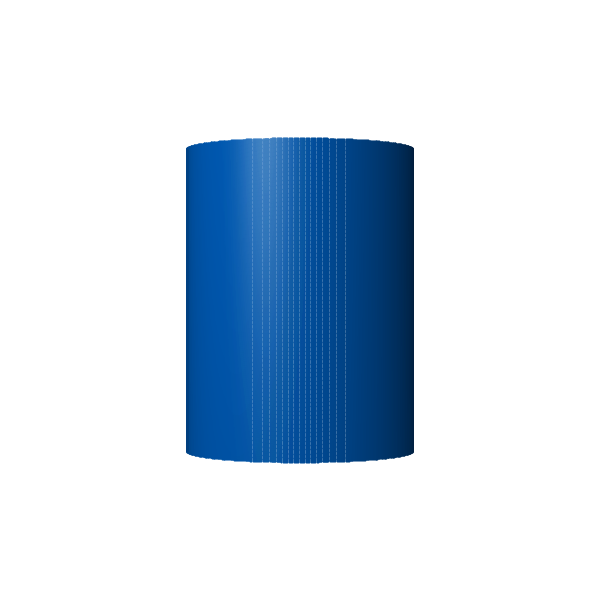
Frame 1 (no input)
Frame 2 (the mouse pressed at the canvas centre, redrawn once): identical to frame 1, image omitted

The Processing sketch that drew this single still picture (run headless with seeded random() and noise(); the mouse was pressed at the canvas centre and the sketch redrawn once):

// Processing sketch: processing_63497
// ── processing_63497.pde

//円柱の半径
float r = 150;
//円柱の高さ
float h = 400;
 
//光源の位置(点光源)
PVector lP = new PVector (-500,-400,1200);

//視点の位置
PVector eP = new PVector(0,0,0);

//円柱の中心のZ座標
int pZ = 2000;
//スクリーンのZ座標
int sZ = 1500;
 
void setup(){
  size(600,600);
  //計算に時間がかかるためループしないように設定
  noLoop(); 
}


void draw(){
  //smooth();
  background(255,255,255);
  stroke(60);
  strokeWeight(2);
  
  translate(width/2,height/2);
  
  float t;
  int j;
  for(t=0;t<=PI;t+=0.01){
    for(j=0;j<h;j++){
    float x = r * cos(-t);
    float y = -h/2 + (h - j);
    float z = pZ + r * sin(-t);
    
    float px = x * (float)sZ / z;
    float py = y * (float)sZ / z;
    
    PVector p = new PVector(x,y,z);
    
    //光線のベクトル
    PVector lV = new PVector(0,0,0);
    lV.set(p);
    lV.sub(lP);
    lV.normalize();
    
    PVector n = new PVector(x,0,z - pZ);
    n.normalize();    
    
    //視線ベクトル
    PVector eV = new PVector(0,0,0);
    eV.set(p);
    eV.sub(eP);
    eV.normalize();
    
    //光線、視線の逆向きのベクトルを計算
    PVector eVRev;
    eVRev = new PVector(0,0,0);
    eVRev.sub(eV);
    eVRev.normalize();
    
    PVector lVRev;
    lVRev = new PVector(0,0,0);
    lVRev.sub(lV);
    
    //拡散反射光の強さ
    float d;
    //鏡面反射光の強さ
    float s;
 
    //拡散反射光を計算
    d = n.dot(lVRev);
    
    //光線の鏡面反射ベクトルを計算
    PVector refVec = new PVector(0,0,0);
    refVec.set(lV);
    n.mult(d*2);
    refVec.add(n);
    
    //鏡面反射光を計算
    s = refVec.dot(eVRev);
    if(s < 0) s = 0;
    
    //環境光を設定
    int a = 100;
    
    //物体の色を計算して円柱を描画(環境光＋拡散反射光)
    float dColor;
    dColor = a + d * 80;
    stroke(0,dColor/2,dColor);
    point(px,py);
    //鏡面反射光を白色の光として計算
    //強いほど不透明度を高くし、重ねて描画
    stroke(255,pow(s,7)*80);
    point(px,py);
    }
  }
}
